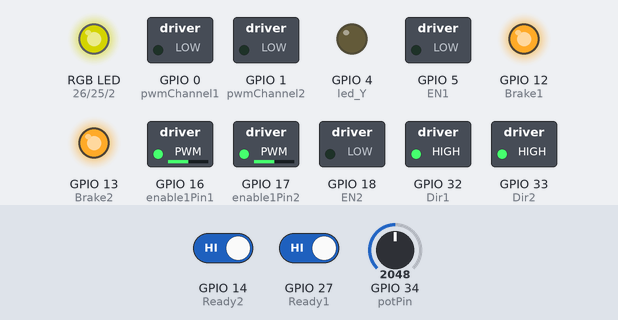
A sketch run on a simulated ESP32. Parts: switched loads named in the sketch (green lamp = pin HIGH), an RGB LED mixed from three pins (HIGH = lit), output pins drawn as LEDs (lit = HIGH). The inputs (shaded band) are chosen by the test bench; at power-on: GPIO 34 (potPin) = 2048, GPIO 14 (Ready2) HIGH, GPIO 27 (Ready1) HIGH. Dim RGB values are drawn brighter than linear.

Above: at 2.2 s.
2.3 s: GPIO 34 (potPin) set to 2866
At 3.5 s:
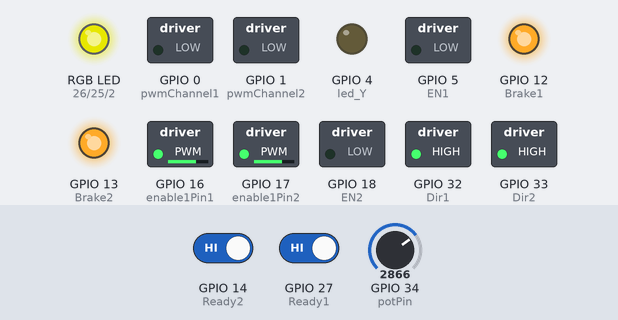
3.8 s: GPIO 14 (Ready2) driven LOW
At 4.9 s:
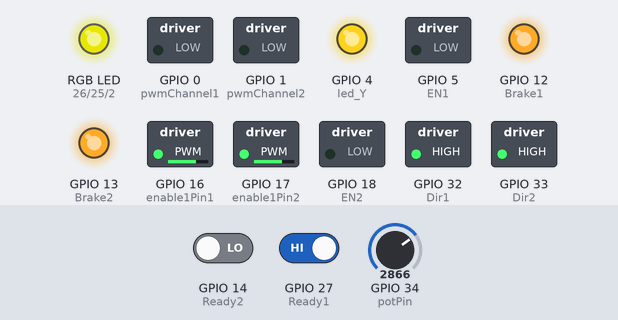
5.3 s: GPIO 27 (Ready1) driven LOW
At 6.0 s:
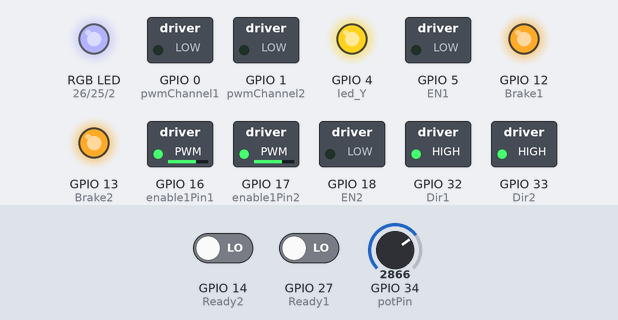
6.8 s: GPIO 34 (potPin) set to 3603
At 7.1 s:
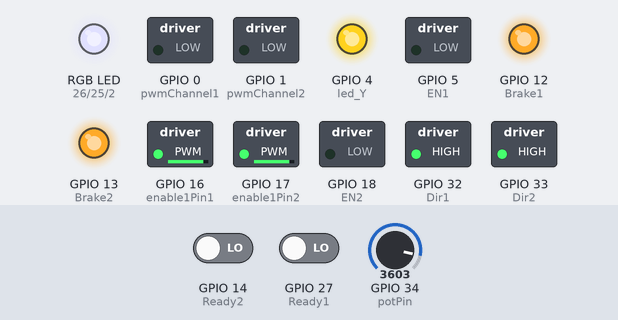
8.3 s: GPIO 14 (Ready2) driven HIGH
At 9.5 s:
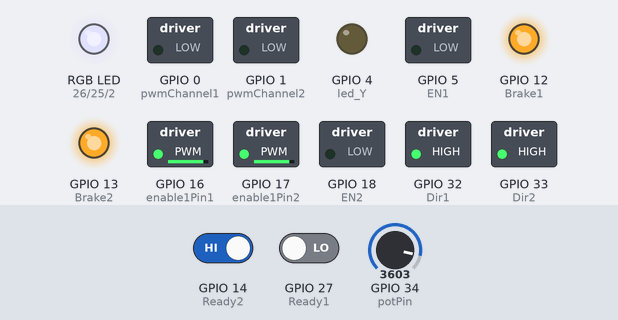
9.8 s: GPIO 27 (Ready1) driven HIGH
At 10.6 s:
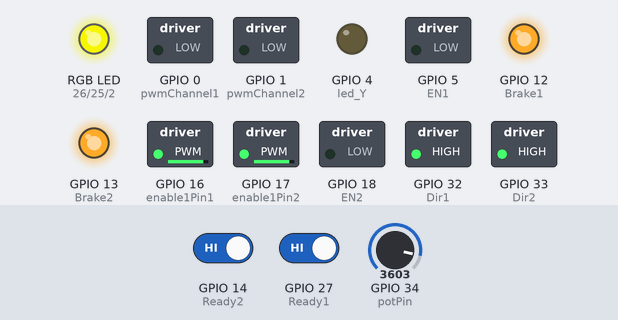
Timing chart, 0 to 12.3 s (numbered marks = the images above; inputs shaded):
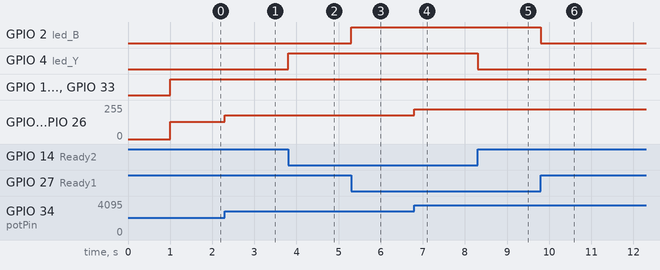

The sketch:

Motor_Driver.ino
```cpp
const int led_Y= 4;
const int led_B= 2;
const int led_G= 25;
const int led_R= 26;


const int freq = 3000;
const int resolution = 8;

const int pwmChannel1 = 0;
const int enable1Pin1 = 16;
const int input1 = 0;
const int EN1=5;
const int Dir1=32;
const int Brake1=12;
const int Ready1=27;
int dutyCycle1 = 127;


const int pwmChannel2 = 1;
const int enable1Pin2 = 17;
const int input2 = 15;
const int EN2=18;
const int Dir2=33;
const int Brake2=13;
const int Ready2=14;
int dutyCycle2 = 127                ;

const int potPin=34;
int potValue = 0;

void setup() {
  pinMode(led_Y, OUTPUT);
  pinMode(led_B, OUTPUT);
  //pinMode(led_G, OUTPUT);
  //pinMode(led_R, OUTPUT);

  pinMode(EN1, OUTPUT);
  pinMode(EN2, OUTPUT);
  pinMode(Dir1, OUTPUT);
  pinMode(Dir2, OUTPUT);
  pinMode(Brake1, OUTPUT);
  pinMode(Brake2, OUTPUT);

  pinMode(input1, INPUT);
  pinMode(input2, INPUT);

  pinMode(Ready1, INPUT);
  pinMode(Ready2, INPUT);

  Serial.begin(115200);
  delay(1000);

  pinMode(pwmChannel1, OUTPUT);
  ledcSetup(pwmChannel1, freq, resolution);

  pinMode(pwmChannel2, OUTPUT);
  ledcSetup(pwmChannel2, freq, resolution);

  // attach the channel to the GPIO to be controlled
  ledcAttachPin(led_R, pwmChannel1);
  ledcAttachPin(enable1Pin1, pwmChannel1);

  ledcAttachPin(led_G, pwmChannel2);
  ledcAttachPin(enable1Pin2, pwmChannel2);
}

void loop() {

  potValue = analogRead(potPin);
  dutyCycle1=potValue/16;
  dutyCycle2=potValue/16;

  ledcWrite(pwmChannel1, dutyCycle1);
  ledcWrite(pwmChannel2, dutyCycle2);


  digitalWrite(EN1, LOW);
  digitalWrite(EN2, LOW);

  digitalWrite(Brake1, HIGH);
  digitalWrite(Brake2, HIGH);

  digitalWrite(Dir1, HIGH);
  digitalWrite(Dir2, HIGH);

  if(!digitalRead(Ready1)){
    digitalWrite(led_B, HIGH);
  }else{
    digitalWrite(led_B, LOW);
  }

  if(!digitalRead(Ready2)){
    digitalWrite(led_Y, HIGH);
  }else{
    digitalWrite(led_Y, LOW);
  }


}
```

Measured:
- after the input at 2.3 s, GPIO 16 (enable1Pin1), GPIO 17 (enable1Pin2), GPIO 25 (led_G), GPIO 26 (led_R): 128/255 → 178/255 at once
- after the input at 3.8 s, GPIO 4 (led_Y): LOW → HIGH at once
- after the input at 5.3 s, GPIO 2 (led_B): LOW → HIGH at once
- after the input at 6.8 s, GPIO 16 (enable1Pin1), GPIO 17 (enable1Pin2), GPIO 25 (led_G), GPIO 26 (led_R): 178/255 → 224/255 at once
- after the input at 8.3 s, GPIO 4 (led_Y): HIGH → LOW at once
- after the input at 9.8 s, GPIO 2 (led_B): HIGH → LOW at once
